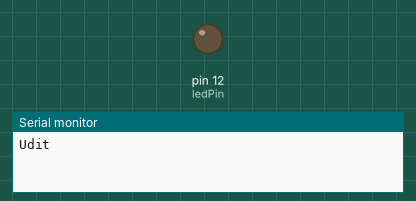
Bench run of a sketch on a simulated Arduino Uno, built with avr-gcc and run on an emulated ATmega328P. On the bench: output pins drawn as LEDs (lit = HIGH), the last lines printed to the serial monitor.

Above: at 0.4 s.
At 12.4 s:
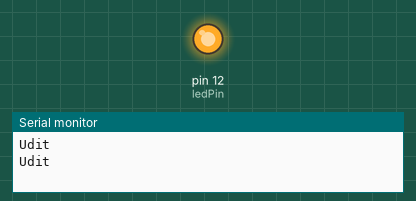
Timing chart, 0 to 14.2 s (numbered marks = the images above):
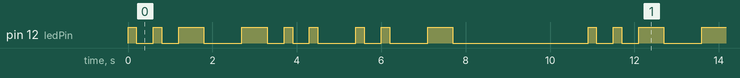

The sketch:

BlinkName.ino
```cpp
const int dotDuration = 200;
const int dashDuration = 600;
const int ledPin = 12;
const String myName = "Udit";

const char *MORSE_CODE[] = {
    ".-", "-...", "-.-.", "-..", ".", "..-.", "--.", "....", "..", ".---",
    "-.-", ".-..", "--", "-.", "---", ".--.", "--.-", ".-.", "...", "-",
    "..-", "...-", ".--", "-..-", "-.--", "--.."
};

volatile int currentIndex = 0;
volatile bool isBlinking = true;  // Start blinking automatically

void setup() {
    pinMode(ledPin, OUTPUT);
    Serial.begin(9600);
}

void loop() {
    if (isBlinking) {
        Serial.println(myName);
        blinkName();
        delay(3000);  // Wait for 3 seconds before blinking again
    }
}

void blinkDot() {
    digitalWrite(ledPin, HIGH);
    delay(dotDuration);
    digitalWrite(ledPin, LOW);
    delay(dotDuration);
}

void blinkDash() {
    digitalWrite(ledPin, HIGH);
    delay(dashDuration);
    digitalWrite(ledPin, LOW);
    delay(dotDuration);
}

void blinkCharacter(char characterToBlink) {
    int index = characterToBlink - 'a';
    if (index >= 0 && index < 26) {
        const char *pattern = MORSE_CODE[index];
        for (int i = 0; pattern[i]; i++) {
            if (pattern[i] == '.') {
                blinkDot();
            } else if (pattern[i] == '-') {
                blinkDash();
            }
            if (pattern[i + 1]) {
                delay(dotDuration);
            }
        }
    }
}

void blinkName() {
    for (int i = 0; i < myName.length(); i++) {
        blinkCharacter(tolower(myName[i]));
        if (i < myName.length() - 1) {
            delay(700);
 }
}
}
```

Measured:
- by itself, pin 12 (ledPin): repeats every 10.9 s: LOW 0.40 s, HIGH 0.20 s, LOW 0.40 s, HIGH 0.60 s, LOW 0.90 s, HIGH 0.60 s, 2 × (LOW 0.40 s, HIGH 0.20 s), LOW 0.90 s, HIGH 0.20 s, LOW 0.40 s, HIGH 0.20 s, LOW 0.90 s, HIGH 0.60 s, LOW 3.2 s, HIGH 0.20 s
- by itself, everything shown: repeats every 10.9 s, in 18 steps
